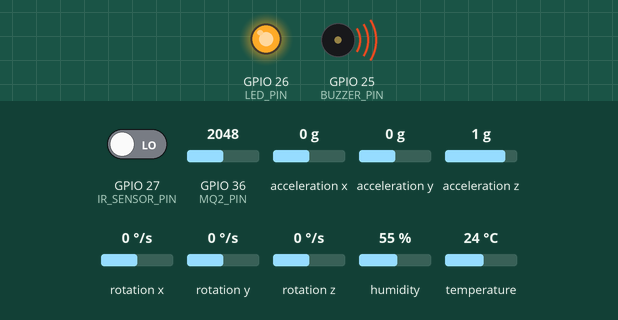
Simulated run of this sketch. Board: ESP32. Parts: output pins drawn as LEDs (lit = HIGH), buzzer (waves = sounding, pin HIGH). Inputs (shaded band) come from the test bench; at power-on: GPIO 36 (MQ2_PIN) = 2048, GPIO 27 (IR_SENSOR_PIN) LOW, temperature 24 °C, acceleration x 0 g, acceleration y 0 g, acceleration z 1 g, rotation x 0 °/s, rotation y 0 °/s, rotation z 0 °/s, humidity 55 %. Storage starts empty; what the sketch prints to the serial monitor is not drawn.

Above: at 2.2 s.
2.3 s: GPIO 36 (MQ2_PIN) set to 427
4.2 s: GPIO 36 (MQ2_PIN) set to 376
At 6.4 s:
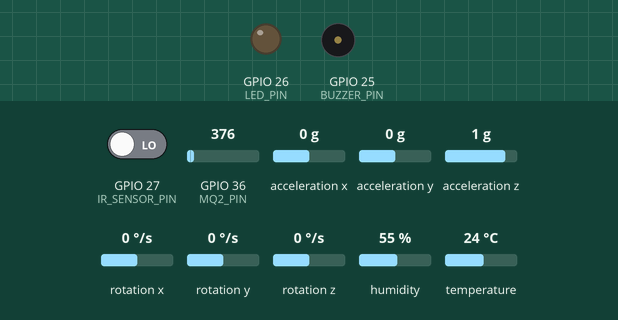
7.5 s: GPIO 27 (IR_SENSOR_PIN) driven HIGH
At 8.8 s:
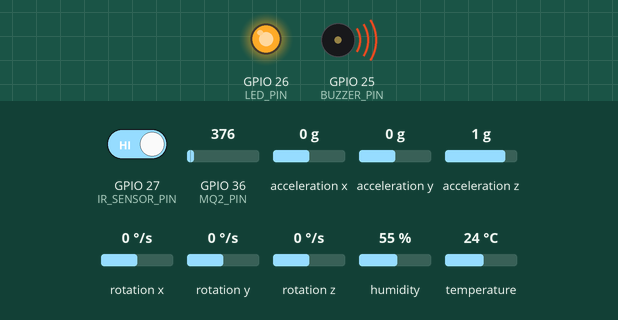
10.5 s: GPIO 27 (IR_SENSOR_PIN) driven LOW
At 12.2 s:
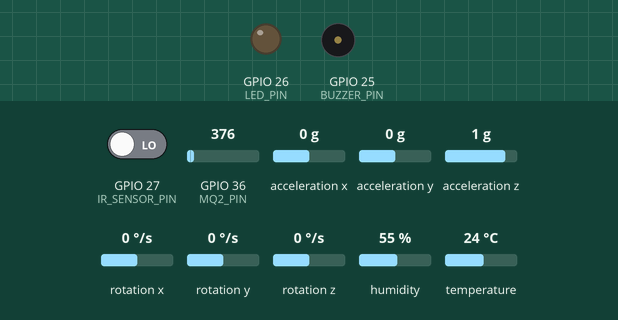
12.5 s: temperature set to 39.3 °C
14.2 s: temperature set to 40.9 °C
At 16.3 s:
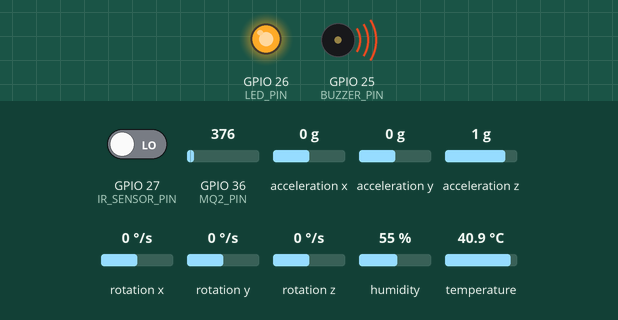
Timing chart, 0 to 17.8 s (numbered marks = the images above; inputs shaded):
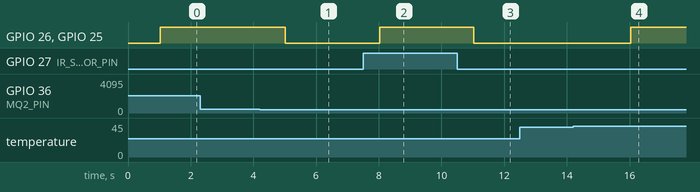

The sketch:

SmartSafetyHelmet.ino
```cpp
#include <WiFi.h>
#include <Wire.h>
#include <MPU6050.h>
#include <DHT.h>
#include <WebServer.h>
#include <LittleFS.h>

#define DHTPIN 14
#define DHTTYPE DHT22
#define IR_SENSOR_PIN 27
#define BUZZER_PIN 25
#define LED_PIN 26
#define MQ2_PIN 36

MPU6050 mpu;
DHT dht(DHTPIN, DHTTYPE);
WebServer server(80);

float gForce = 0.0;
float temperature = 0.0;
float humidity = 0.0;
int gas = 0;
int helmet = 0;
bool hazard = false;
unsigned long lastSensorRead = 0;
const unsigned long SENSOR_INTERVAL = 1000;

void handleRoot() {
  File file = LittleFS.open("/index.html", "r");
  if (!file) {
    server.send(500, "text/plain", "File not found");
    return;
  }
  server.streamFile(file, "text/html");
  file.close();
}

void handleData() {
  String json = "{";
  json += "\"temperature\":" + String(temperature) + ",";
  json += "\"humidity\":" + String(humidity) + ",";
  json += "\"gas\":" + String(gas) + ",";
  json += "\"gforce\":" + String(gForce, 2) + ",";
  json += "\"helmet\":" + String(helmet) + ",";
  json += "\"hazard\":\"" + String(hazard ? "[HAZARD] HAZARD DETECTED!" : "[SAFE] Safe") + "\"";
  json += "}";
  server.send(200, "application/json", json);
}

void setup() {
  Serial.begin(115200);
  delay(1000);

  pinMode(IR_SENSOR_PIN, INPUT);
  pinMode(BUZZER_PIN, OUTPUT);
  pinMode(LED_PIN, OUTPUT);
  digitalWrite(BUZZER_PIN, LOW);
  digitalWrite(LED_PIN, LOW);

  WiFi.softAP("SmartHelmet_AP", "helmet123");
  Serial.println("[SUCCESS] Access Point Started");
  Serial.print("IP Address: ");
  Serial.println(WiFi.softAPIP());

  if (!LittleFS.begin(true)) {
    Serial.println("[ERROR] Failed to mount LittleFS");
    return;
  }

  Wire.begin(19, 18);
  mpu.initialize();
  dht.begin();

  server.on("/", handleRoot);
  server.on("/data", handleData);
  server.begin();
}

void loop() {
  server.handleClient();

  if (millis() - lastSensorRead >= SENSOR_INTERVAL) {
    lastSensorRead = millis();

    int16_t ax, ay, az;
    mpu.getAcceleration(&ax, &ay, &az);
    gForce = sqrt(ax * ax + ay * ay + az * az) / 16384.0;
    float impactForce = abs(gForce - 1.0);

    float t = dht.readTemperature();
    float h = dht.readHumidity();
    if (!isnan(t)) temperature = t;
    if (!isnan(h)) humidity = h;

    gas = analogRead(MQ2_PIN);
    helmet = digitalRead(IR_SENSOR_PIN);
    hazard = (impactForce > 1.5 || gas > 400 || temperature > 40 || helmet == HIGH);

    digitalWrite(BUZZER_PIN, hazard ? HIGH : LOW);
    digitalWrite(LED_PIN, hazard ? HIGH : LOW);

    Serial.printf("G-Force: %.2f g | Impact: %.2f g | Temp: %.2f °C | Hum: %.2f %% | Gas: %d | Helmet: %s | Status: %s\n",
                  gForce, impactForce, temperature, humidity, gas,
                  helmet == 0 ? "WORN" : "NOT WORN",
                  hazard ? "[HAZARD] HAZARD DETECTED!" : "[SAFE] Safe");
  }
}
```

Measured:
- the behaviour switches between 401 and 400 on GPIO 36 (MQ2_PIN) (found by bisection; images 0 and 1)
- the behaviour switches between 40 and 40.1 °C on temperature (found by bisection; images 3 and 4)
- after the input at 2.3 s, every drawn part: stays the same
- after the input at 4.2 s, GPIO 26 (LED_PIN), GPIO 25 (BUZZER_PIN): HIGH → LOW after 0.82 s
- after the input at 7.5 s, GPIO 26 (LED_PIN), GPIO 25 (BUZZER_PIN): LOW → HIGH after 0.52 s
- after the input at 10.5 s, GPIO 26 (LED_PIN), GPIO 25 (BUZZER_PIN): HIGH → LOW after 0.52 s
- after the input at 12.5 s, every drawn part: stays the same
- after the input at 14.2 s, GPIO 26 (LED_PIN), GPIO 25 (BUZZER_PIN): LOW → HIGH after 1.8 s
